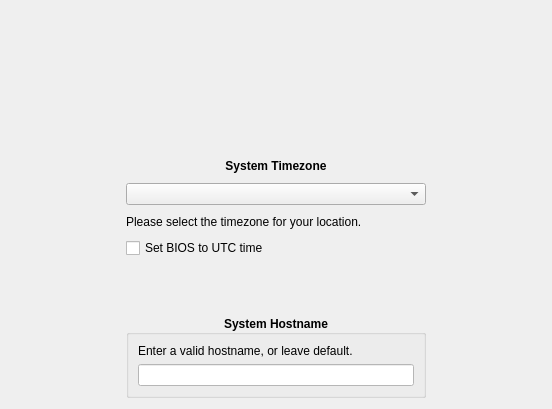
      <widget class="QWidget" name="Page_Time">
       <layout class="QGridLayout" name="gridLayout_12">
        <item row="3" column="1">
         <widget class="QCheckBox" name="checkUTC">
          <property name="toolTip">
           <string>May be used when dual-booting</string>
          </property>
          <property name="statusTip">
           <string>May be used when dual-booting</string>
          </property>
          <property name="text">
           <string>Set BIOS to UTC time</string>
          </property>
         </widget>
        </item>
        <item row="0" column="2" rowspan="5">
         <spacer name="horizontalSpacer_5">
          <property name="orientation">
           <enum>Qt::Horizontal</enum>
          </property>
          <property name="sizeHint" stdset="0">
           <size>
            <width>115</width>
            <height>298</height>
           </size>
          </property>
         </spacer>
        </item>
        <item row="1" column="1">
         <layout class="QHBoxLayout" name="horizontalLayout">
          <item>
           <spacer name="horizontalSpacer_6">
            <property name="orientation">
             <enum>Qt::Horizontal</enum>
            </property>
            <property name="sizeHint" stdset="0">
             <size>
              <width>40</width>
              <height>20</height>
             </size>
            </property>
           </spacer>
          </item>
          <item>
           <widget class="QLabel" name="label_7">
            <property name="sizePolicy">
             <sizepolicy hsizetype="Fixed" vsizetype="Fixed">
              <horstretch>0</horstretch>
              <verstretch>0</verstretch>
             </sizepolicy>
            </property>
            <property name="minimumSize">
             <size>
              <width>55</width>
              <height>55</height>
             </size>
            </property>
            <property name="maximumSize">
             <size>
              <width>55</width>
              <height>55</height>
             </size>
            </property>
            <property name="styleSheet">
             <string notr="true">border: transparent;
background: transparent;</string>
            </property>
            <property name="text">
             <string/>
            </property>
            <property name="pixmap">
             <pixmap resource="pc-firstboot.qrc">:/modules/images/date.png</pixmap>
            </property>
            <property name="scaledContents">
             <bool>true</bool>
            </property>
           </widget>
          </item>
          <item>
           <spacer name="horizontalSpacer_7">
            <property name="orientation">
             <enum>Qt::Horizontal</enum>
            </property>
            <property name="sizeHint" stdset="0">
             <size>
              <width>40</width>
              <height>20</height>
             </size>
            </property>
           </spacer>
          </item>
         </layout>
        </item>
        <item row="0" column="1">
         <spacer name="verticalSpacer_4">
          <property name="orientation">
           <enum>Qt::Vertical</enum>
          </property>
          <property name="sizeType">
           <enum>QSizePolicy::Fixed</enum>
          </property>
          <property name="sizeHint" stdset="0">
           <size>
            <width>20</width>
            <height>30</height>
           </size>
          </property>
         </spacer>
        </item>
        <item row="0" column="0" rowspan="5">
         <spacer name="horizontalSpacer_4">
          <property name="orientation">
           <enum>Qt::Horizontal</enum>
          </property>
          <property name="sizeHint" stdset="0">
           <size>
            <width>115</width>
            <height>278</height>
           </size>
          </property>
         </spacer>
        </item>
        <item row="2" column="1">
         <layout class="QGridLayout" name="gridLayout_4">
          <item row="0" column="0">
           <widget class="QLabel" name="label_4">
            <property name="font">
             <font>
              <weight>75</weight>
              <bold>true</bold>
             </font>
            </property>
            <property name="mouseTracking">
             <bool>false</bool>
            </property>
            <property name="styleSheet">
             <string notr="true">background: transparent;</string>
            </property>
            <property name="text">
             <string>System Timezone</string>
            </property>
            <property name="alignment">
             <set>Qt::AlignCenter</set>
            </property>
           </widget>
          </item>
          <item row="1" column="0">
           <widget class="QComboBox" name="comboBoxTimezone">
            <property name="minimumSize">
             <size>
              <width>300</width>
              <height>0</height>
             </size>
            </property>
            <property name="statusTip">
             <string>Set the system timezone</string>
            </property>
            <property name="styleSheet">
             <string notr="true">selection-background-color: rgb(160, 160, 160);</string>
            </property>
           </widget>
          </item>
          <item row="2" column="0">
           <widget class="QLabel" name="label_5">
            <property name="styleSheet">
             <string notr="true">background: transparent;</string>
            </property>
            <property name="text">
             <string>Please select the timezone for your location.</string>
            </property>
            <property name="wordWrap">
             <bool>true</bool>
            </property>
           </widget>
          </item>
         </layout>
        </item>
        <item row="4" column="1">
         <layout class="QHBoxLayout" name="horizontalLayout_7">
          <item>
           <spacer name="horizontalSpacer_25">
            <property name="orientation">
             <enum>Qt::Horizontal</enum>
            </property>
            <property name="sizeHint" stdset="0">
             <size>
              <width>40</width>
              <height>20</height>
             </size>
            </property>
           </spacer>
          </item>
          <item>
           <widget class="QLabel" name="label_23">
            <property name="minimumSize">
             <size>
              <width>45</width>
              <height>45</height>
             </size>
            </property>
            <property name="maximumSize">
             <size>
              <width>45</width>
              <height>45</height>
             </size>
            </property>
            <property name="styleSheet">
             <string notr="true">border: transparent;
background: transparent;</string>
            </property>
            <property name="text">
             <string/>
            </property>
            <property name="textFormat">
             <enum>Qt::AutoText</enum>
            </property>
            <property name="pixmap">
             <pixmap resource="pc-firstboot.qrc">:/modules/images/network.png</pixmap>
            </property>
            <property name="scaledContents">
             <bool>true</bool>
            </property>
            <property name="alignment">
             <set>Qt::AlignCenter</set>
            </property>
           </widget>
          </item>
          <item>
           <spacer name="horizontalSpacer_26">
            <property name="orientation">
             <enum>Qt::Horizontal</enum>
            </property>
            <property name="sizeHint" stdset="0">
             <size>
              <width>40</width>
              <height>20</height>
             </size>
            </property>
           </spacer>
          </item>
         </layout>
        </item>
        <item row="5" column="1">
         <widget class="QGroupBox" name="groupBox">
          <property name="font">
           <font>
            <weight>75</weight>
            <bold>true</bold>
           </font>
          </property>
          <property name="styleSheet">
           <string notr="true">background: transparent;</string>
          </property>
          <property name="title">
           <string>System Hostname</string>
          </property>
          <property name="alignment">
           <set>Qt::AlignCenter</set>
          </property>
          <layout class="QGridLayout" name="gridLayout_10">
           <item row="1" column="0">
            <widget class="QLabel" name="label_18">
             <property name="text">
              <string>Enter a valid hostname, or leave default.</string>
             </property>
             <property name="wordWrap">
              <bool>true</bool>
             </property>
            </widget>
           </item>
           <item row="2" column="0">
            <widget class="QLineEdit" name="lineHostname">
             <property name="styleSheet">
              <string notr="true">background-color: rgb(255, 255, 255);</string>
             </property>
            </widget>
           </item>
          </layout>
         </widget>
        </item>
       </layout>
      </widget>
